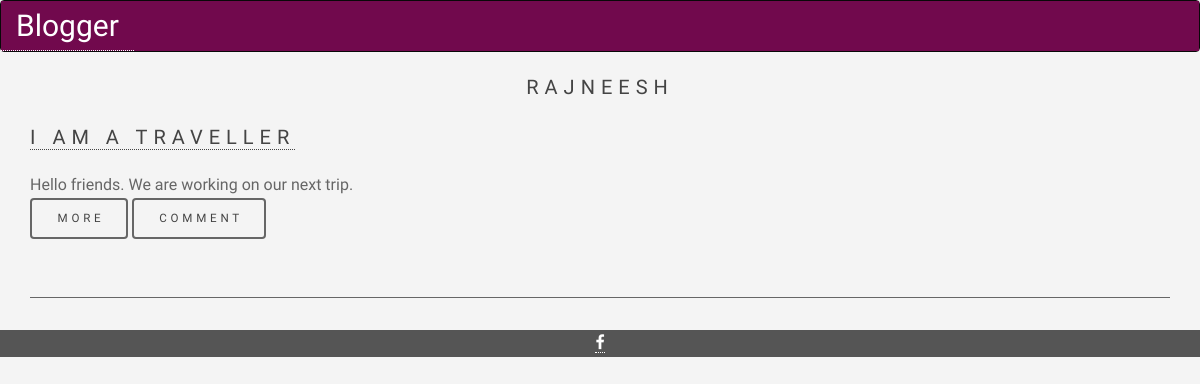
Screenshot of /profile/rajneesh with the database file from the repository.
### tables this page shows
CREATE TABLE user_details (
username text PRIMARY KEY,
password text NOT NULL,
name text NOT NULL,
DOB text NOT NULL,
email text NOT NULL,
gender text NOT NULL,
isAdmin boolean NOT NULL, facebook text, mobile_no integer);

CREATE TABLE blog_detail (
    blog_id integer PRIMARY KEY AUTOINCREMENT,
    user_name text NOT NULL,
    title text NOT NULL,
    content text NOT NULL,
    date text NOT NULL,
    published BOOLEAN NOT NULL, theme text,
    FOREIGN KEY (user_name) 
    REFERENCES user_details (username));

### app/__init__.py (the view)
@app.route('/profile/<username>')
def particularProfile(username):
    if request.method=='GET':
        data, profiler = dbHandler.particularProfile(username)
        return render_template('profile.html', posts = data, profile=profiler)

### app/models.py (called while the page is built)
def particularProfile(arg):
  try:
    with sql.connect("database.db") as con:
      con.row_factory = sql.Row
      cur = con.cursor()
      cur.execute("SELECT * FROM blog_detail WHERE user_name = '{x}' and PUBLISHED = 1 ORDER BY date DESC".format(x=arg))
      rows = cur.fetchall()
      cur.execute("SELECT * FROM user_details WHERE username='{x}'".format(x=arg))
      temp = cur.fetchall()
      user_blogs = []
      for row in rows:
        user_blogs.append(row)
      user_details=[]
      for t in temp:
        user_details.append(t)
      print user_details
      return (user_blogs, user_details)
  except:
    return "Error occured"

### app/templates/profile.html (shortened to what this page needs)
{%extends 'base.html' %}
{%block content%}
<div class="container">
    <div class="row" style="text-align:center">
        <h3>{{profile[0].username}}</h3>
    </div>
{%for post in posts%}
<h3><a href="/blog/{{post.blog_id}}"> {{ post.title }}</a></h3>
<div id='blog{{post.blog_id}}' style="display:block;max-height:200px; overflow: hidden;">{{ post.content | safe }}</div>
<button onClick="{if(this.textContent=='more'){document.getElementById('blog{{post.blog_id}}').style.maxHeight='none';this.textContent='less';}else{document.getElementById('blog{{post.blog_id}}').style.maxHeight='200px';this.textContent='more';}}" >more</button>
<button id='comment' onclick="{var div =document.getElementById('comment{{post.blog_id}}');if(div.style.display=='none'){div.style.display='block';get_comment('{{post.blog_id}}')}else{div.style.display='none'}}">comment</button>
<br><br>
<hr>
{%endfor%}
</div>
<footer style="text-align:center">
    <a href="{{profile[0].facebook}}" target="_block"><span class="fa fa-facebook"></span></a>
</footer>
{%endblock%}

### app/static/main.css (style rules this page uses)
footer { background-color: #555; color: white; padding: 15px; }

### app/static/css/w3.css (style rules this page uses)
html { box-sizing:border-box }
*,*:before,*:after { box-sizing:inherit }
html { -ms-text-size-adjust:100%;-webkit-text-size-adjust:100% }
body { margin:0 }
article,aside,details,figcaption,figure,footer,header,main,menu,nav,section,summary { display:block }
a { background-color:transparent;-webkit-text-decoration-skip:objects }
hr { box-sizing:content-box;height:0;overflow:visible }
button,input,select,textarea { font:inherit;margin:0 }
button,input { overflow:visible }
button,select { text-transform:none }
button,html [type=button],[type=reset],[type=submit] { -webkit-appearance:button }
html,body { font-family:Verdana,sans-serif;font-size:15px;line-height:1.5 }
html { overflow-x:hidden }
h3 { font-size:24px }
h1,h2,h3,h4,h5,h6 { font-family:"Segoe UI",Arial,sans-serif;font-weight:400;margin:10px 0 }
hr { border:0;border-top:1px solid #eee;margin:20px 0 }
a { color:inherit }

### app/static/assets/css/main.css (style rules this page uses)
html, body, div, span, applet, object, iframe, h1, h2, h3, h4, h5, h6, p, blockquote, pre, a, abbr, acronym, address, big, cite, code, del, dfn, em, img, ins, kbd, q, s, samp, small, strike, strong, sub, sup, tt, var, b, u, i, center, dl, dt, dd, ol, ul, li, fieldset, form, label, legend, table, caption, tbody, tfoot, thead, tr, th, td, article, aside, canvas, details, embed, figure, figcaption, footer, header, hgroup, menu, nav, output, ruby, section, summary, time, mark, audio, video { margin: 0; padding: 0; border: 0; font-size: 100%; font: inherit; vertical-align: baseline; }
article, aside, details, figcaption, figure, footer, header, hgroup, menu, nav, section { display: block; }
body { line-height: 1; }
body { -webkit-text-size-adjust: none; }
*, *:before, *:after { -moz-box-sizing: border-box; -webkit-box-sizing: border-box; box-sizing: border-box; }
body { -ms-overflow-style: scrollbar; }
body { background: #f4f4f4; }
body { background-color: #f4f4f4; color: #666666; }
body, input, select, textarea { font-family: "Source Sans Pro", Helvetica, sans-serif; font-size: 17pt; font-weight: 200; line-height: 1.65; }
@media screen and (max-width: 1680px) { body, input, select, textarea { font-size: 13pt; } }
@media screen and (max-width: 1280px) { body, input, select, textarea { font-size: 12pt; } }
a { -moz-transition: color 0.2s ease, border-bottom-color 0.2s ease; -webkit-transition: color 0.2s ease, border-bottom-color 0.2s ease; -ms-transition: color 0.2s ease, border-bottom-color 0.2s ease; transition: color 0.2s ease, border-bottom-color 0.2s ease; text-decoration: none; border-bottom: dotted 1px; }
h1, h2, h3, h4, h5, h6 { font-weight: 400; line-height: 1.5; margin: 0 0 1em 0; text-transform: uppercase; letter-spacing: 0.375rem; }
h1 a, h2 a, h3 a, h4 a, h5 a, h6 a { color: inherit; text-decoration: none; }
h3 { font-size: 1.25em; }
hr { border: 0; border-bottom: solid 1px; margin: 2em 0; }
a { color: inherit; }
h1, h2, h3, h4, h5, h6 { color: #444444; }
hr { border-bottom-color: #666666; }
input[type="submit"], input[type="reset"], input[type="button"], button, .button { -moz-appearance: none; -webkit-appearance: none; -ms-appearance: none; appearance: none; -moz-transition: box-shadow 0.2s ease-in-out, background-color 0.2s ease-in-out, color 0.2s ease-in-out; -webkit-transition: box-shadow 0.2s ease-in-out, background-color 0.2s ease-in-out, color 0.2s ease-in-out; -ms-transition: box-shadow 0.2s ease-in-out, background-color 0.2s ease-in-out, color 0.2s ease-in-out; transition: box-shadow 0.2s ease-in-out, background-color 0.2s ease-in-out, color 0.2s ease-in-out; border-radius: 4px; border: 0; cursor: pointer; display: inline-block; font-weight: 400; height: 3.5em; line-height: 3.5em; padding: 0 2em 0 2.375em; text-align: center; text-decoration: none; white-space: nowrap; text-transform: uppercase; letter-spacing: 0.325em; font-size: 0.725em; }
input[type="submit"], input[type="reset"], input[type="button"], button, .button { background-color: transparent; box-shadow: inset 0 0 0 2px #666666; color: #444444 !important; }

### rows the page displays
user_details: username "RAJNEESH"
blog_detail: title "I AM A TRAVELLER", content "Hello friends. We are working on our next trip."
